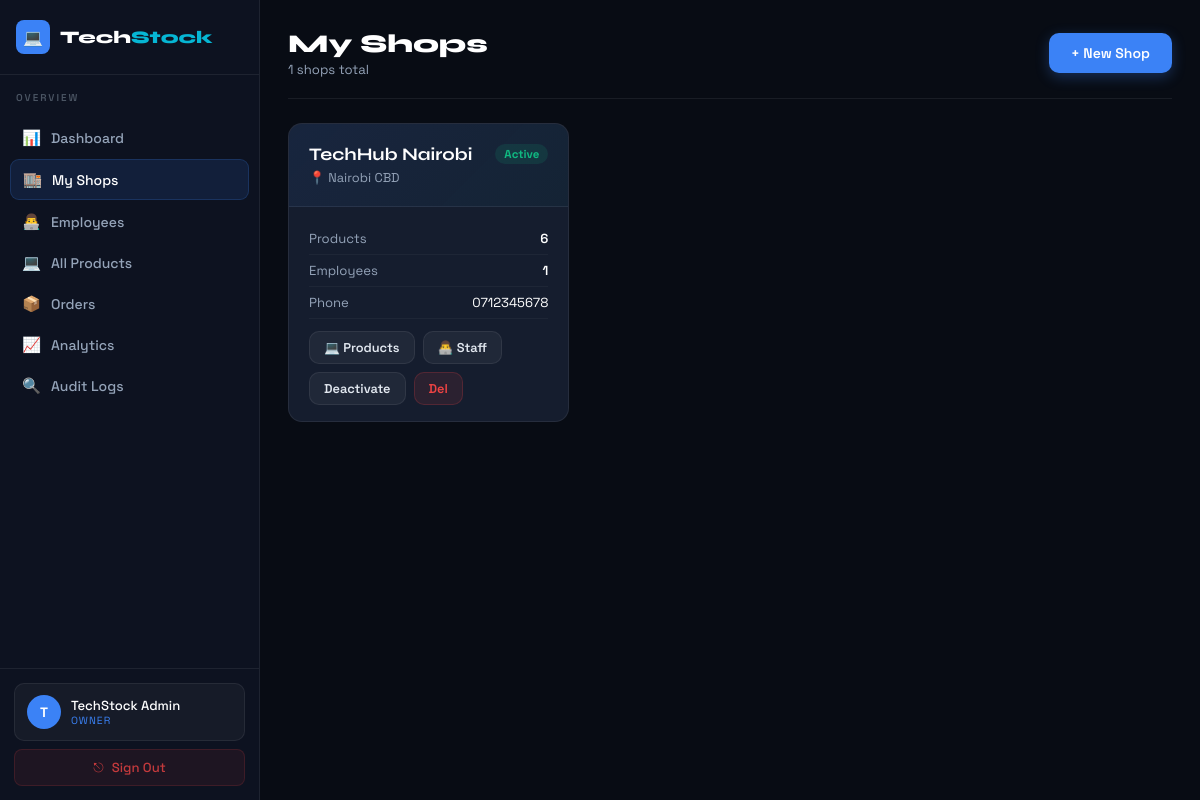
The app's page /owner/shops.php (signed in) with its own data.
### tables this page shows
CREATE TABLE IF NOT EXISTS shops (
    id INT AUTO_INCREMENT PRIMARY KEY,
    owner_id INT NOT NULL,
    name VARCHAR(100) NOT NULL,
    location VARCHAR(150),
    address TEXT,
    phone VARCHAR(20),
    whatsapp VARCHAR(20),
    email VARCHAR(100),
    description TEXT,
    logo VARCHAR(255),
    subscription ENUM('free','basic','premium') DEFAULT 'free',
    subscription_expires DATE,
    status ENUM('active','inactive','suspended') DEFAULT 'active',
    created_at TIMESTAMP DEFAULT CURRENT_TIMESTAMP,
    FOREIGN KEY (owner_id) REFERENCES users(id)
);

### owner/shops.php (the view, shortened to what this page needs)
<?php
require_once '../includes/db.php';
$page_title = 'My Shops';
$uid = $_SESSION['user_id'];
$shops=$conn->query("SELECT s.*, COUNT(DISTINCT p.id) as prod_count, COUNT(DISTINCT se.id) as emp_count FROM shops s LEFT JOIN products p ON p.shop_id=s.id LEFT JOIN shop_employees se ON se.shop_id=s.id WHERE s.owner_id=$uid GROUP BY s.id ORDER BY s.created_at DESC")->fetch_all(MYSQLI_ASSOC);
?>
<!DOCTYPE html><html lang="en"><head><meta charset="UTF-8"><title><?=$page_title?> — TechStock</title>
<link rel="stylesheet" href="/techstock/css/style.css"></head><body>
<div class="dash-layout">
<?php include '../includes/sidebar.php'; ?>
<main class="dash-main">
  <div class="dash-topbar">
    <div><div class="dash-title">My Shops</div><div class="dash-sub"><?=count($shops)?> shops total</div></div>
    <button class="btn btn-primary" onclick="openModal('addShopModal')">+ New Shop</button>
  </div>
  <?php if(empty($shops)): ?>
  <div style="text-align:center;padding:80px 20px">
    <div style="font-size:4rem;margin-bottom:16px">🏬</div>
    <h3 style="color:var(--white);margin-bottom:8px">No shops yet</h3>
    <p style="color:var(--text2);margin-bottom:20px">Create your first shop to start listing PCs</p>
    <button class="btn btn-primary" onclick="openModal('addShopModal')">Create First Shop</button>
  </div>
  <?php else: ?>
  <div class="grid-3">
    <?php foreach($shops as $s): ?>
    <div class="shop-card">
      <div class="shop-header">
        <div style="display:flex;justify-content:space-between;align-items:flex-start">
          <div>
            <div class="shop-name"><?=htmlspecialchars($s['name'])?></div>
            <div class="shop-location">📍 <?=htmlspecialchars($s['location']??'—')?></div>
          </div>
          <span class="badge <?=$s['status']==='active'?'badge-green':'badge-red' ?>"><?=ucfirst($s['status'])?></span>
        </div>
      </div>
      <div class="shop-body">
        <div class="shop-stat"><span style="color:var(--text2)">Products</span><span style="color:var(--white);font-weight:600"><?=$s['prod_count']?></span></div>
        <div class="shop-stat"><span style="color:var(--text2)">Employees</span><span style="color:var(--white);font-weight:600"><?=$s['emp_count']?></span></div>
        <?php if($s['phone']): ?><div class="shop-stat"><span style="color:var(--text2)">Phone</span><span style="color:var(--white)"><?=htmlspecialchars($s['phone'])?></span></div><?php endif; ?>
        <div style="display:flex;gap:8px;margin-top:12px;flex-wrap:wrap">
          <a href="products.php?shop=<?=$s['id']?>" class="btn btn-ghost btn-sm">💻 Products</a>
          <a href="employees.php?shop=<?=$s['id']?>" class="btn btn-ghost btn-sm">👨‍💻 Staff</a>
          <form method="POST" style="display:inline">
            <button type="submit" class="btn btn-ghost btn-sm"><?=$s['status']==='active'?'Deactivate':'Activate'?></button>
          </form>
          <form method="POST" style="display:inline">
            <button type="submit" class="btn btn-danger btn-sm confirm-btn" data-confirm="Delete this shop and all its data?">Del</button>
          </form>
        </div>
      </div>
    </div>
    <?php endforeach; ?>
  </div>
  <?php endif; ?>
</main>
</div>
<script src="/techstock/js/main.js"></script></body></html>

### css/style.css (style rules this page uses)
:root { --bg: #080c14; --bg2: #0d1220; --bg3: #111827; --card: #151d2e; --border: rgba(255,255,255,0.07); --border2: rgba(255,255,255,0.12); --blue: #3b82f6; --blue-dark: #2563eb; --cyan: #06b6d4; --green: #10b981; --red: #ef4444; --yellow: #f59e0b; --purple: #8b5cf6; --text: #e2e8f0; --text2: #94a3b8; --text3: #4b5563; --white: #ffffff; --sidebar-w: 260px; --trans: all 0.25s cubic-bezier(0.4,0,0.2,1); }
*,*::before,*::after { box-sizing:border-box;margin:0;padding:0; }
html { scroll-behavior:smooth; }
body { font-family:'Space Grotesk',sans-serif;background:var(--bg);color:var(--text);min-height:100vh;-webkit-font-smoothing:antialiased; }
a { text-decoration:none;color:inherit; }
.btn { display:inline-flex;align-items:center;gap:8px;padding:11px 22px;border-radius:10px;font-family:'Space Grotesk',sans-serif;font-size:0.875rem;font-weight:600;cursor:pointer;border:none;text-decoration:none;transition:var(--trans); }
.btn-primary { background:var(--blue);color:var(--white);box-shadow:0 4px 14px rgba(59,130,246,0.3); }
.btn-danger { background:rgba(239,68,68,0.1);color:var(--red);border:1px solid rgba(239,68,68,0.2); }
.btn-ghost { background:rgba(255,255,255,0.05);color:var(--text);border:1px solid var(--border); }
.btn-sm { padding:7px 14px;font-size:0.8rem; }
.dash-layout { display:flex;min-height:100vh; }
.dash-main { margin-left:var(--sidebar-w);flex:1;padding:28px; }
.dash-topbar { display:flex;align-items:center;justify-content:space-between;margin-bottom:24px;padding-bottom:20px;border-bottom:1px solid var(--border); }
.dash-title { font-family:'Syne',sans-serif;font-size:1.6rem;font-weight:800;color:var(--white); }
.dash-sub { color:var(--text2);font-size:0.82rem;margin-top:2px; }
.badge { display:inline-flex;align-items:center;padding:3px 9px;border-radius:100px;font-size:0.72rem;font-weight:700; }
.badge-green { background:rgba(16,185,129,0.12);color:var(--green); }
.shop-card { background:var(--card);border:1px solid var(--border);border-radius:14px;overflow:hidden;transition:var(--trans); }
.shop-header { padding:20px;background:linear-gradient(135deg,rgba(59,130,246,0.08),rgba(6,182,212,0.04));border-bottom:1px solid var(--border); }
.shop-name { font-family:'Syne',sans-serif;font-size:1.1rem;font-weight:700;color:var(--white);margin-bottom:4px; }
.shop-location { color:var(--text2);font-size:0.8rem;display:flex;align-items:center;gap:5px; }
.shop-body { padding:16px 20px; }
.shop-stat { display:flex;justify-content:space-between;font-size:0.82rem;padding:7px 0;border-bottom:1px solid rgba(255,255,255,0.04); }
.grid-3 { display:grid;grid-template-columns:repeat(3,1fr);gap:20px; }

### records on screen
shops: name "TechHub Nairobi", location "Nairobi CBD", status "Active", prod_count "6", emp_count "1", phone "0712345678", shows "Deactivate"

### other values on screen
substr($_SESSION['full_name']??'U',0,1) "T"
$_SESSION['full_name'] "TechStock Admin"
$_SESSION['role'] "OWNER"
count($shops) "1"
